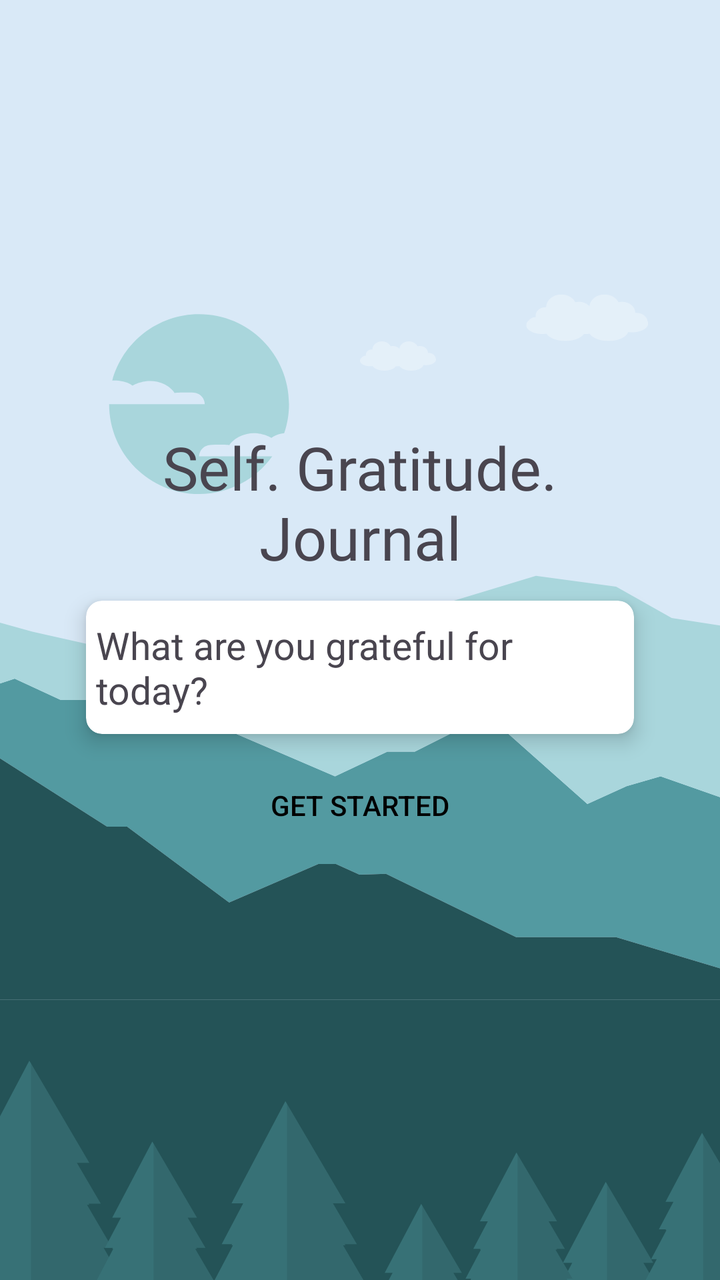
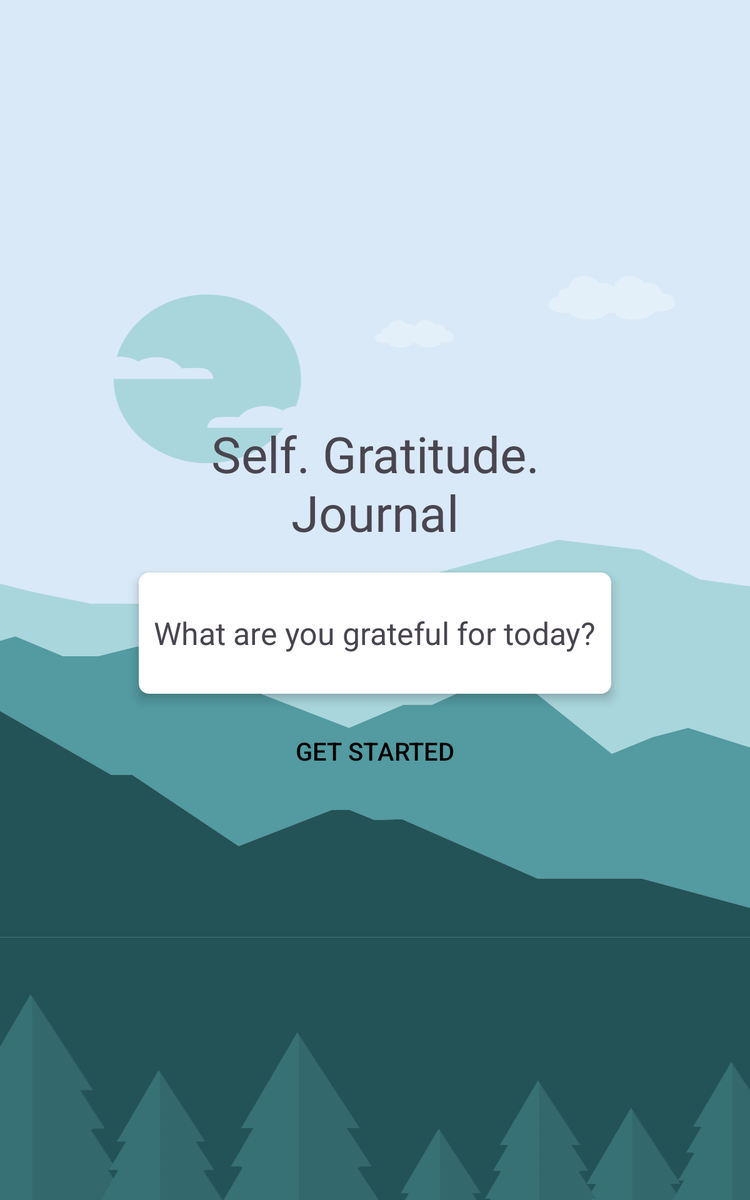

First picture: res/layout/ on a phone held upright. Second picture: the repository's own variant of that layout, on a device whose configuration matches the variant's folder. Source for both follows.
<!-- AndroidManifest.xml: application theme Theme.Journal -->
<!-- res/layout/activity_main.xml -->
<?xml version="1.0" encoding="utf-8"?>
<androidx.constraintlayout.widget.ConstraintLayout xmlns:android="http://schemas.android.com/apk/res/android"
    xmlns:app="http://schemas.android.com/apk/res-auto"
    xmlns:tools="http://schemas.android.com/tools"
    android:layout_width="match_parent"
    android:layout_height="match_parent"
    android:background="@drawable/background8"
    android:gravity="center"
    android:orientation="vertical"
    android:padding="18dp"
    tools:context=".MainActivity">

    <TextView
        android:id="@+id/title"
        android:layout_width="0dp"
        android:layout_height="wrap_content"
        android:fontFamily="@font/roboto_bold"
        android:gravity="center"
        android:text="@string/title_text"
        android:textSize="30sp"
        app:layout_constraintBottom_toTopOf="@+id/cardView"
        app:layout_constraintEnd_toStartOf="@+id/guideline2"
        app:layout_constraintHorizontal_bias="0.5"
        app:layout_constraintStart_toStartOf="@+id/guideline"
        app:layout_constraintTop_toTopOf="parent"
        app:layout_constraintVertical_chainStyle="packed" />

    <androidx.appcompat.widget.AppCompatButton
        android:id="@+id/startButton"
        android:layout_width="0dp"
        android:layout_height="wrap_content"
        android:background="@android:color/transparent"
        android:text="@string/get_started_text"
        android:textColor="@color/black"
        app:layout_constraintBottom_toBottomOf="parent"
        app:layout_constraintEnd_toStartOf="@+id/guideline2"
        app:layout_constraintHorizontal_bias="0.5"
        app:layout_constraintStart_toStartOf="@+id/guideline"
        app:layout_constraintTop_toBottomOf="@+id/cardView" />

    <androidx.cardview.widget.CardView
        android:id="@+id/cardView"
        android:layout_width="0dp"
        android:layout_height="wrap_content"
        android:minWidth="400dp"
        android:minHeight="90dp"
        app:cardCornerRadius="8dp"
        app:cardElevation="6dp"
        app:cardUseCompatPadding="true"
        app:layout_constraintBottom_toTopOf="@+id/startButton"
        app:layout_constraintEnd_toStartOf="@+id/guideline2"
        app:layout_constraintHorizontal_bias="0.5"
        app:layout_constraintStart_toStartOf="@+id/guideline"
        app:layout_constraintTop_toBottomOf="@+id/title">

        <TextView
            android:id="@+id/gratefulText"
            android:layout_width="wrap_content"
            android:layout_height="wrap_content"
            android:layout_gravity="center"
            android:padding="5dp"
            android:text="@string/grateful_text"
            android:textSize="19sp" />
    </androidx.cardview.widget.CardView>

    <androidx.constraintlayout.widget.Guideline
        android:id="@+id/guideline"
        android:layout_width="wrap_content"
        android:layout_height="wrap_content"
        android:orientation="vertical"
        app:layout_constraintGuide_percent="0.05" />

    <androidx.constraintlayout.widget.Guideline
        android:id="@+id/guideline2"
        android:layout_width="wrap_content"
        android:layout_height="wrap_content"
        android:orientation="vertical"
        app:layout_constraintGuide_percent="0.95" />

</androidx.constraintlayout.widget.ConstraintLayout>
<!-- resources referenced by this layout -->
<resources>
  <color name="black">#FF000000</color>
  <!-- drawable background8: png bitmap (drawable, 53603 bytes) -->
  <string name="get_started_text">Get Started</string>
  <string name="grateful_text">What are you grateful for today?</string>
  <string name="title_text">Self. Gratitude. Journal</string>
  <style name="Theme.Journal" parent="Base.Theme.Journal" />
  <style name="Base.Theme.Journal" parent="Theme.Material3.DayNight">
          
           <item name="colorPrimary">@color/endGColor</item>
          <item name="actionOverflowButtonStyle">@style/actionOverflowButtonStyle</item> 
      </style>
  <color name="endGColor">#ffaf7b</color>
  <style name="actionOverflowButtonStyle" parent="@style/Widget.AppCompat.ActionButton.Overflow">
          <item name="android:tint">@color/white</item>
      </style>
  <color name="white">#FFFFFFFF</color>
</resources>
<!-- res/layout-sw600dp/activity_main.xml (the repository's variant of the layout above) -->
<!-- drawn on a 7-inch tablet held upright -->
<?xml version="1.0" encoding="utf-8"?>
<androidx.constraintlayout.widget.ConstraintLayout xmlns:android="http://schemas.android.com/apk/res/android"
    xmlns:app="http://schemas.android.com/apk/res-auto"
    xmlns:tools="http://schemas.android.com/tools"
    android:layout_width="match_parent"
    android:layout_height="match_parent"
    android:background="@drawable/background8"
    android:gravity="center"
    android:orientation="vertical"
    android:padding="18dp"
    tools:context=".MainActivity">

    <TextView
        android:id="@+id/title"
        android:layout_width="0dp"
        android:layout_height="wrap_content"
        android:fontFamily="@font/roboto_bold"
        android:gravity="center"
        android:text="@string/title_text"
        android:textSize="40sp"
        app:layout_constraintBottom_toTopOf="@+id/cardView"
        app:layout_constraintEnd_toStartOf="@+id/guideline2"
        app:layout_constraintHorizontal_bias="0.5"
        app:layout_constraintStart_toStartOf="@+id/guideline"
        app:layout_constraintTop_toTopOf="@+id/guideline3"
        app:layout_constraintVertical_chainStyle="packed" />

    <androidx.appcompat.widget.AppCompatButton
        android:id="@+id/startButton"
        android:layout_width="0dp"
        android:layout_height="wrap_content"
        android:background="@android:color/transparent"
        android:text="@string/get_started_text"
        android:textColor="@color/black"
        android:textSize="20sp"
        app:layout_constraintBottom_toTopOf="@+id/guideline4"
        app:layout_constraintEnd_toStartOf="@+id/guideline2"
        app:layout_constraintHorizontal_bias="0.5"
        app:layout_constraintStart_toStartOf="@+id/guideline"
        app:layout_constraintTop_toBottomOf="@+id/cardView" />

    <androidx.cardview.widget.CardView
        android:id="@+id/cardView"
        android:layout_width="0dp"
        android:layout_height="wrap_content"
        android:layout_marginTop="10dp"
        android:layout_marginBottom="10dp"
        android:minHeight="120dp"
        app:cardCornerRadius="8dp"
        app:cardElevation="6dp"
        app:cardUseCompatPadding="true"
        app:layout_constraintBottom_toTopOf="@+id/startButton"
        app:layout_constraintEnd_toStartOf="@+id/guideline2"
        app:layout_constraintHorizontal_bias="0.5"
        app:layout_constraintStart_toStartOf="@+id/guideline"
        app:layout_constraintTop_toBottomOf="@+id/title">

        <TextView
            android:id="@+id/gratefulText"
            android:layout_width="wrap_content"
            android:layout_height="wrap_content"
            android:layout_gravity="center"
            android:padding="5dp"
            android:text="@string/grateful_text"
            android:textSize="25sp" />
    </androidx.cardview.widget.CardView>

    <androidx.constraintlayout.widget.Guideline
        android:id="@+id/guideline"
        android:layout_width="wrap_content"
        android:layout_height="wrap_content"
        android:orientation="vertical"
        app:layout_constraintGuide_percent="0.15" />

    <androidx.constraintlayout.widget.Guideline
        android:id="@+id/guideline2"
        android:layout_width="wrap_content"
        android:layout_height="wrap_content"
        android:orientation="vertical"
        app:layout_constraintGuide_percent="0.85" />

    <androidx.constraintlayout.widget.Guideline
        android:id="@+id/guideline3"
        android:layout_width="wrap_content"
        android:layout_height="wrap_content"
        android:orientation="horizontal"
        app:layout_constraintGuide_percent="0.25" />

    <androidx.constraintlayout.widget.Guideline
        android:id="@+id/guideline4"
        android:layout_width="wrap_content"
        android:layout_height="wrap_content"
        android:orientation="horizontal"
        app:layout_constraintGuide_percent="0.75" />

</androidx.constraintlayout.widget.ConstraintLayout>
